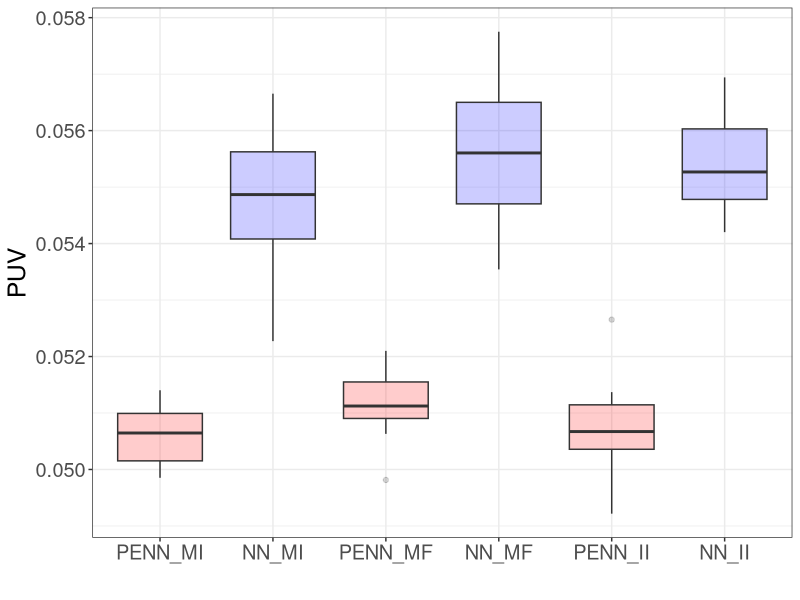

The R source for this figure:
library(ggplot2)
library(tidyr)

PENN_MI = c(0.05140232294797897, 0.049852654337882996, 0.0505121573805809, 0.05101402848958969, 0.05077929049730301, 0.05098791792988777, 0.050032902508974075, 0.050146687775850296, 0.05016963556408882, 0.050993550568819046) 

NN_MI = c(0.05464905872941017, 0.05227257311344147, 0.054074447602033615, 0.05508539453148842, 0.05665458366274834, 0.055646494030952454, 0.05350695922970772, 0.055557865649461746, 0.05601635202765465, 0.05410102754831314) 

PENN_MF = c(0.051113251596689224, 0.049814507365226746, 0.05063009262084961, 0.05179547518491745, 0.05209972709417343, 0.050838347524404526, 0.05133753642439842, 0.0510983020067215, 0.0511336475610733, 0.05162004008889198) 

NN_MF = c(0.054666753858327866, 0.05354258418083191, 0.05481156334280968, 0.055958326905965805, 0.05775121599435806, 0.05525040999054909, 0.05423211306333542, 0.05660209059715271, 0.05759899318218231, 0.056196317076683044) 

PENN_II = c(0.050734639167785645, 0.05044366419315338, 0.051224689930677414, 0.05265297368168831, 0.05030106008052826, 0.05032888427376747, 0.04921789839863777, 0.051369715481996536, 0.05090392753481865, 0.05060746148228645) 

NN_II = c(0.05479990318417549, 0.05549124628305435, 0.05477605760097504, 0.056129198521375656, 0.05694226548075676, 0.0550442598760128, 0.054202593863010406, 0.05573349446058273, 0.05637301504611969, 0.05434426665306091) 

Excess_Risk = data.frame('PENN_MI' = PENN_MI, 'NN_MI' = NN_MI,
                         'PENN_MF' = PENN_MF, 'NN_MF' = NN_MF,
                         'PENN_II' = PENN_II, 'NN_II' = NN_II)
df_long = Excess_Risk %>%
  pivot_longer(cols = everything(), names_to = "Variable", values_to = "Value")
df_long$Variable = factor(df_long$Variable, levels = c('PENN_MI', 'NN_MI', 'PENN_MF', 'NN_MF', 'PENN_II', 'NN_II'))

ggplot(df_long, aes(x=Variable, y=Value, fill=Variable)) + geom_boxplot(alpha=0.2) + 
  xlab("") + ylab("PUV") + theme_bw() + theme(legend.position = "none", text = element_text(size = 18)) + 
  scale_fill_manual(values = c('PENN_MI' = 'red', 'NN_MI' = 'blue', 'PENN_MF' = 'red', 
                               'NN_MF' = 'blue',  'PENN_II' = 'red', 'NN_II' = 'blue'))
